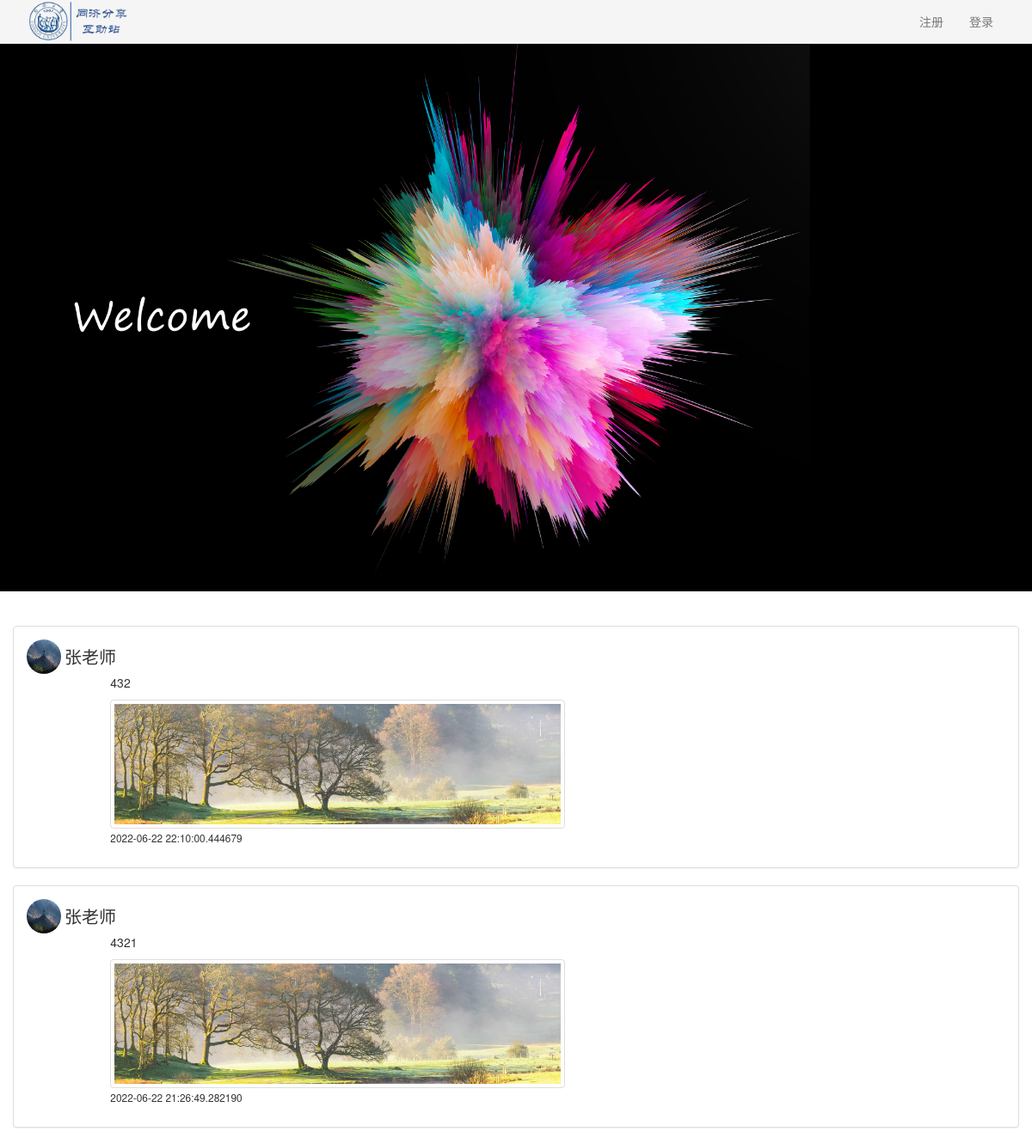
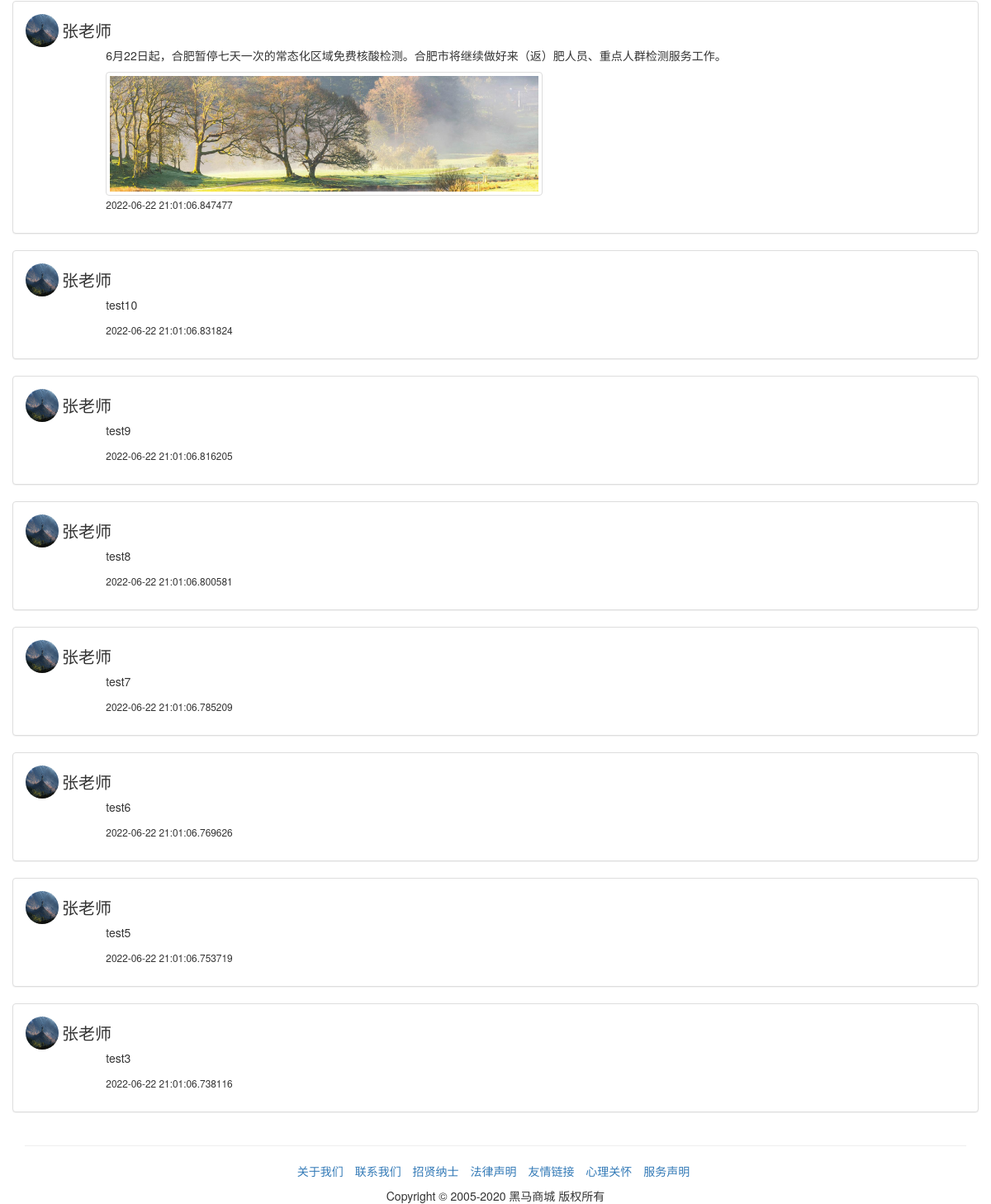
Page /main on the earlier database version (2 pictures, top to bottom).
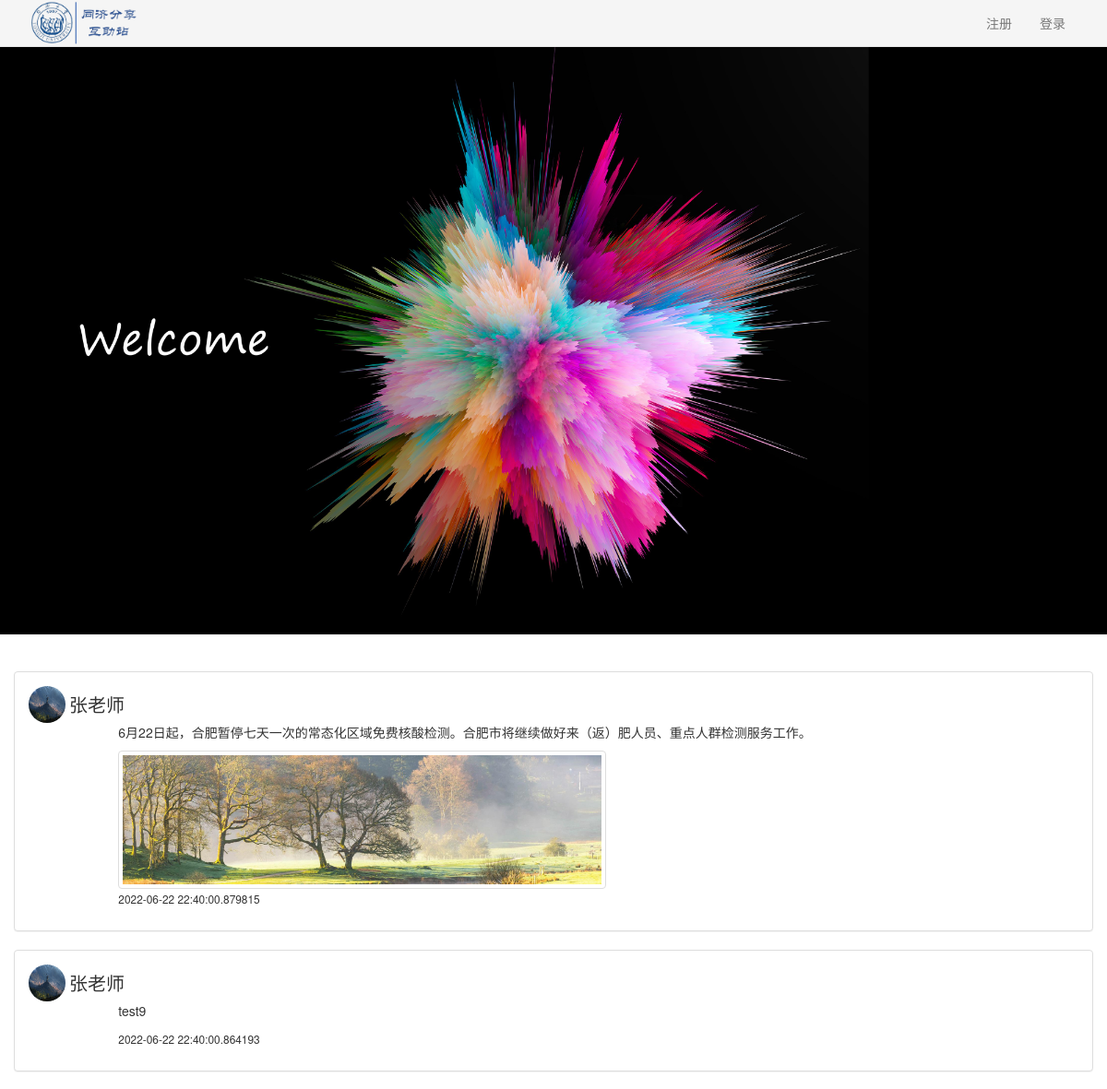
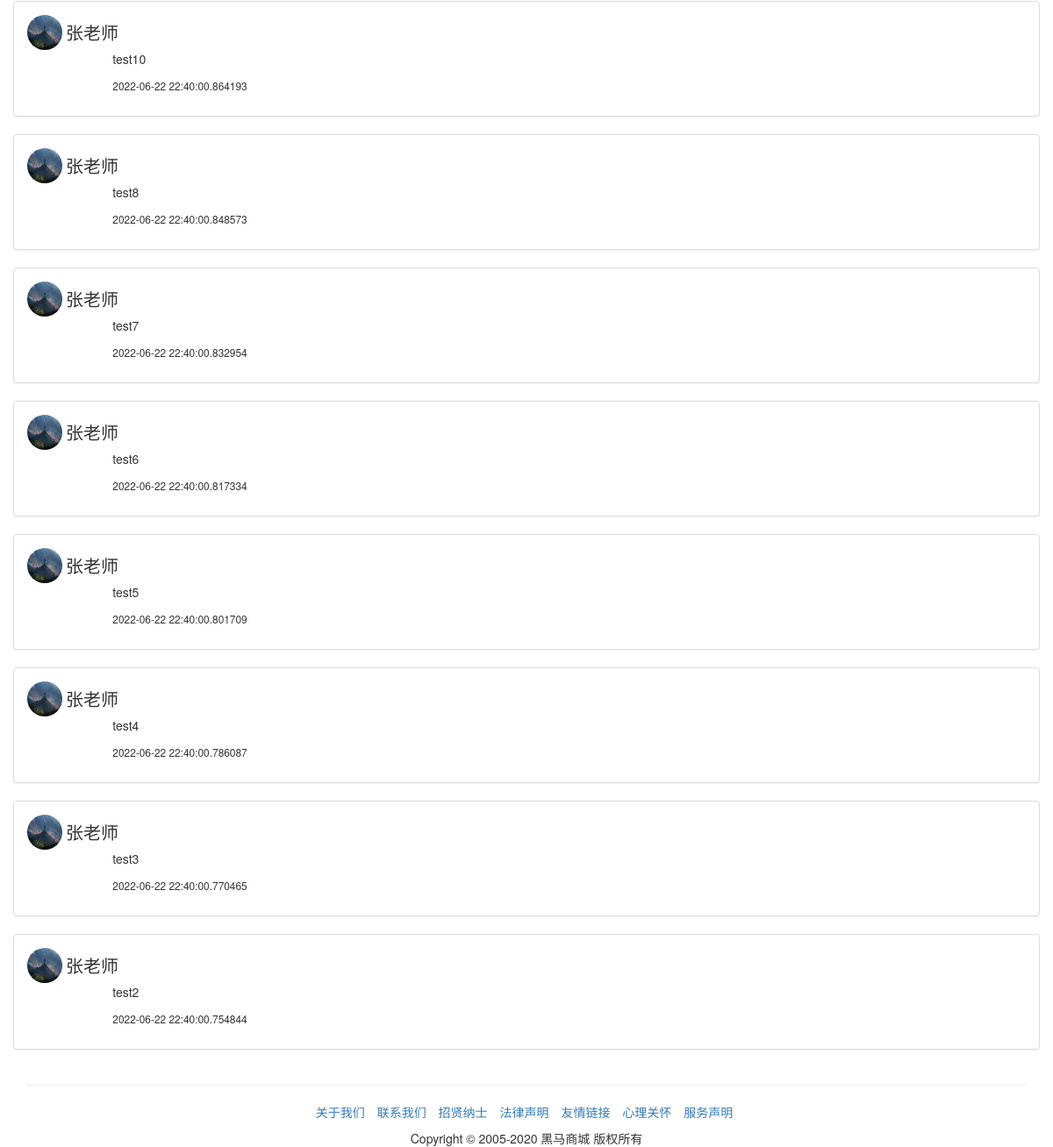
Same page on the later database version (2 pictures, top to bottom).
### sql.py (models this page shows)
class post(db.Model):#帖子
    id=db.Column(db.Integer, primary_key=True)
    post_content=db.Column(db.Text)#帖子内容
    create_at = db.Column(db.DateTime, default=datetime.datetime.now)
    update_at = db.Column(db.DateTime, default=datetime.datetime.now, onupdate=datetime.datetime.now)
    publish_user_id=db.Column(db.Integer, db.ForeignKey('user.id'))#发的人
    publish_user_name=db.Column(db.String(20))
    picture_number=db.Column(db.Integer)
    post_comments=db.relationship('post_comment',backref='post_comments')#评论
    status=db.Column(db.String(20))#状态,比如删除/隐藏

### apps/basic.py (the view)
@basicbp.route('/',methods = ['GET', 'POST'])
@basicbp.route('/main',methods = ['GET', 'POST'])
def main():
    pages=sql.get_page()
    if(current_user.is_authenticated==False):
        return render_template("main.html",pages=pages,islogin=current_user.is_authenticated)
    else:
        return render_template("main.html", pages=pages,user_id=current_user.id,islogin=current_user.is_authenticated,user_name=current_user.name,class_id=current_user.class_id)

### sql.py (called while the page is built)
def get_page():
    pagination = post.query.order_by(post.update_at.desc()).paginate(1, per_page=10, error_out=False)
    return pagination

### apps/templates/main.html (shortened to what this page needs)
<!DOCTYPE html>
<html lang="zh-CN">
<head>
    <link rel="stylesheet" href="{{ url_for('static', filename='css/bootstrap.min.css') }}">
    <link href="{{ url_for('static', filename='css/minecss.css') }}" rel="stylesheet">
</head>
<body>
{% if islogin %}
{% include "common/header.html" %}
{% else %}
<div>
    <nav class="navbar navbar-default navbar-static navbar-fixed-top" role="navigation" style="background:#F5F5F5">
        <div class="container">
            <div class="navbar-header">
                <img style="height:50px;overflow:hidden;"
                     src="{{ url_for('static', filename='images/img_title.png') }}"/>
            </div>
            <div class="pull-right">
                <ul class="nav navbar-nav">
                    <li><a href={{url_for("basic.register")}}>注册</a></li>
                    <li><a href={{url_for("basic.login")}}>登录</a></li>
                </ul>
            </div>
        </div>
    </nav>
</div>
<br><br>
{% endif %}
<div>
    <img style="max-width:100%;overflow:hidden;" src="{{ url_for('static', filename='images/header-tree.jpg') }}">
</div>
<br><br>
<div class="container">
    {% include "common/postshow.html" %}
    {% include "common/footer.html" %}
</div>
</body>
</html>

### apps/templates/common/postshow.html (shortened to what this page needs)
<div class="row">
    <div>
        {% for post in pages.items %}
        <div class="panel panel-default">
            <div class="panel-body row">
                <div class="col-md-12">
                    <img class="img-circle" style="width:40px;height:40px;"
                         src="{{url_for('static', filename='images/user/'+post.publish_user_id|string+'/head.jpg')}}">
                    <span style="vertical-align:middle;font-size: 20px">{{post.publish_user_name}}</span>
                </div>
                <div class="col-md-offset-1 col-md-11">
                    <p>{{post.post_content}}</p>
                    {% if post.picture_number %}
                    <div style="height:150px">
                        <img class="img-thumbnail" style="max-height:100%;width:auto"
                             src="{{url_for('static', filename='images/post/'+post.id|string+'/'+post.picture_number|string+'.jpg')}}">
                    </div>
                    {% endif %}
                    <p><small>{{post.update_at}}</small></p>
                </div>
            </div>
        </div>
        {% endfor %}
    </div>
</div>

Differences in the rows shown:
removed post: publish_user (picture), publish_user_name "张老师", post_content "432", picture_number 1 (drawn), update_at "2022-06-22 22:10:00.444679"
removed post: publish_user (picture), publish_user_name "张老师", post_content "4321", picture_number 1 (drawn), update_at "2022-06-22 21:26:49.282190"
changed post "6月22日起，合肥暂停七天一次的常态化区域免费核酸检测。合肥市将继续做好来（返）肥人员、重点人群检测服务工作。": update_at "2022-06-22 21:01:06.847477" → "2022-06-22 22:40:00.879815"
changed post "test9": update_at "2022-06-22 21:01:06.816205" → "2022-06-22 22:40:00.864193"; moves up the list
changed post "test10": update_at "2022-06-22 21:01:06.831824" → "2022-06-22 22:40:00.864193"
changed post "test8": update_at "2022-06-22 21:01:06.800581" → "2022-06-22 22:40:00.848573"
changed post "test7": update_at "2022-06-22 21:01:06.785209" → "2022-06-22 22:40:00.832954"
changed post "test6": update_at "2022-06-22 21:01:06.769626" → "2022-06-22 22:40:00.817334"
changed post "test5": update_at "2022-06-22 21:01:06.753719" → "2022-06-22 22:40:00.801709"
now on this page (row edited): post: publish_user (picture), publish_user_name "张老师", post_content "test4", update_at "2022-06-22 22:40:00.786087"
changed post "test3": update_at "2022-06-22 21:01:06.738116" → "2022-06-22 22:40:00.770465"
now on this page (row edited): post: publish_user (picture), publish_user_name "张老师", post_content "test2", update_at "2022-06-22 22:40:00.754844"
